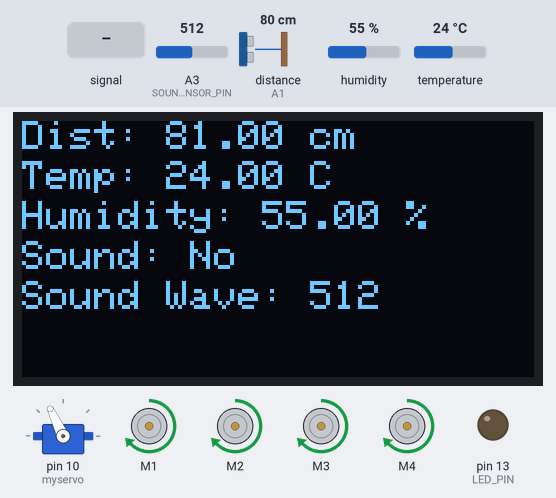
Recording of a sketch running on a simulated Arduino Uno, built with avr-gcc and run on an emulated ATmega328P. On the bench: 128×64 one-colour display, servo, 4 × DC motor (green arrow = forward, orange = backward, longer = faster), output pins drawn as LEDs (lit = HIGH). The test bench sets the inputs (shaded band); at power-on: distance to the obstacle (sensor on A1) 80 cm, A3 (SOUND_SENSOR_PIN) = 512, humidity 55 %, temperature 24 °C. The echo pulse lasts 58.3 µs per cm.

Above: at 3.4 s.
3.5 s: A3 (SOUND_SENSOR_PIN) fed a 200 Hz sine of ±81 counts around its level
At 3.68 s:
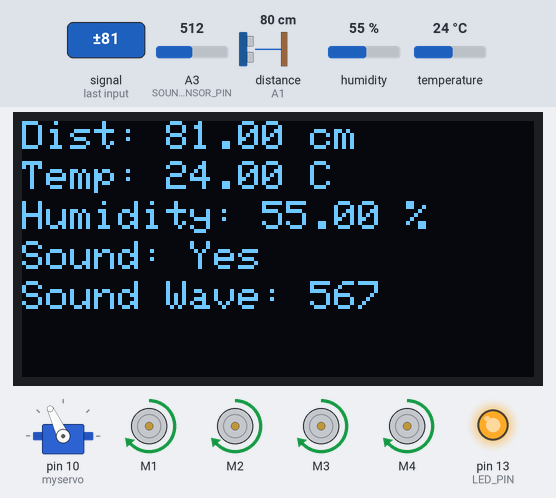
5.5 s: distance to the obstacle (sensor on A1) set to 2 cm
At 7.0 s:
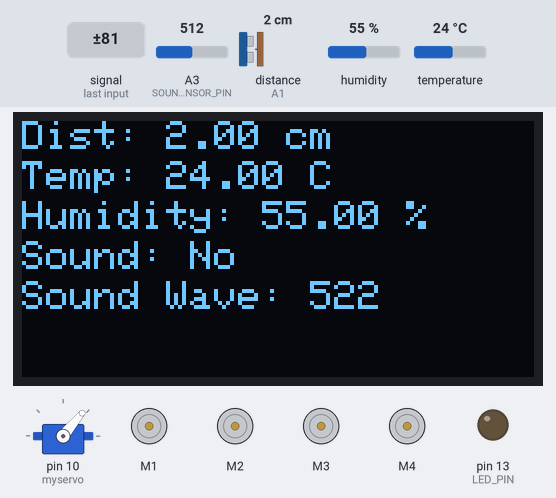
8.0 s: A3 (SOUND_SENSOR_PIN) set to 537
At 12.2 s:
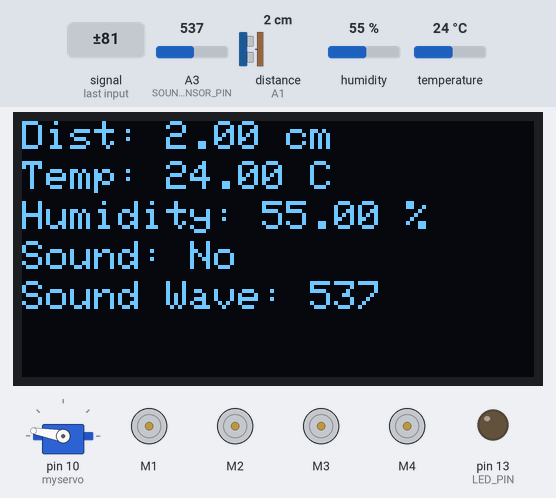
14.3 s: A3 (SOUND_SENSOR_PIN) set to 563
At 19.7 s:
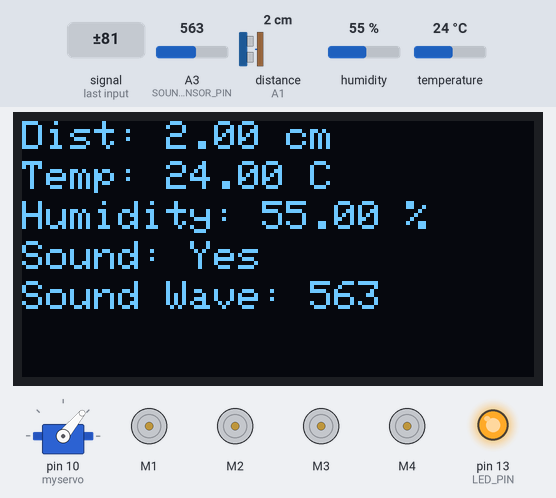
20.5 s: distance to the obstacle (sensor on A1) set to 13 cm
At 24.7 s:
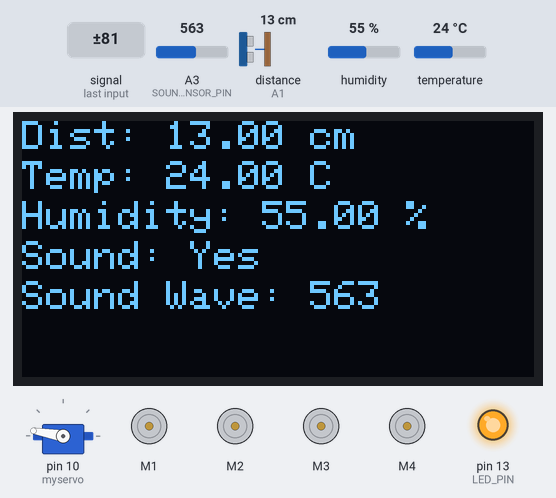
26.8 s: distance to the obstacle (sensor on A1) set to 17 cm
At 29.6 s:
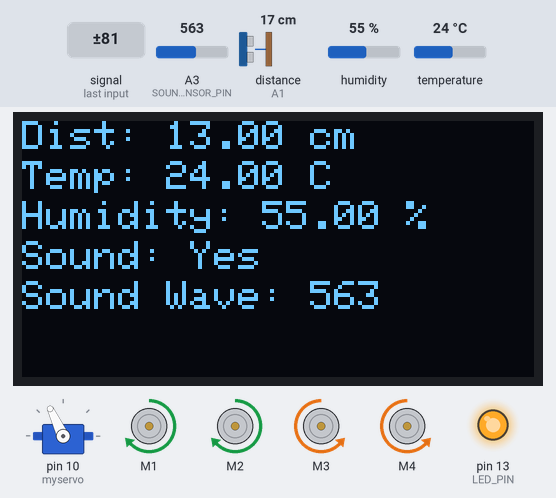
Timing chart, 0 to 31.8 s (numbered marks = the images above; inputs shaded):
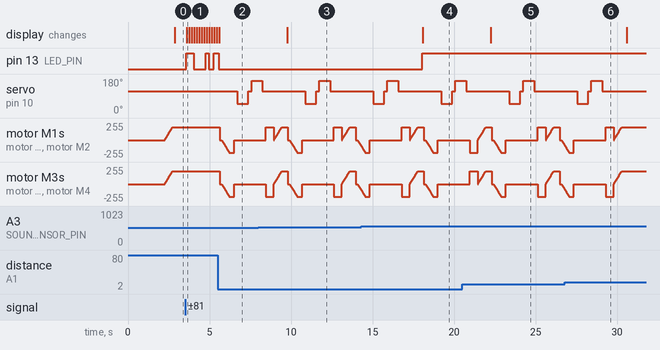

Measured:
- the behaviour switches between 544 and 545 on A3 (SOUND_SENSOR_PIN) (found by bisection; images 3 and 4)
- the behaviour switches between 15 and 16 cm on distance to the obstacle (sensor on A1) (found by bisection; images 5 and 6)
- after the input at 3.5 s, pin 13 (LED_PIN): goes HIGH 0.45 s, LOW 0.75 s, HIGH 0.17 s, LOW 0.30 s, then HIGH, starting after 0.08 s; the display: changes after 0.11 s (image 1)
- after the input at 5.5 s, servo on pin 10 (myservo): 115° → 50° after 1.2 s, → 115° 0.67 s later, → 170° 0.20 s later
- after the input at 14.3 s, pin 13 (LED_PIN): LOW → HIGH after 3.8 s; the display: changes after 3.8 s (image 4)
- after the input at 20.5 s, the display: changes after 1.8 s (image 5)
- after the input at 26.8 s, servo on pin 10 (myservo): goes on until 29.1 s, then stays 115°; motor M1, motor M2: goes on until 30.3 s, then stays forward 188/255

The sketch:

humidity_sound_sensor.ino
```cpp
#include <AFMotor.h>
#include <NewPing.h>
#include <Servo.h>
#include <Wire.h>
#include <Adafruit_GFX.h>
#include <Adafruit_SSD1306.h>
#include <DHT.h>

// OLED display settings
#define SCREEN_WIDTH 128
#define SCREEN_HEIGHT 64
Adafruit_SSD1306 display(SCREEN_WIDTH, SCREEN_HEIGHT, &Wire, -1);

#define TRIG_PIN A0
#define ECHO_PIN A1
#define MAX_DISTANCE 400
#define MAX_SPEED 190
#define MAX_SPEED_OFFSET 20

#define SOUND_SENSOR_PIN A3
#define LED_PIN 13

#define DHT_PIN 2
#define DHT_TYPE DHT11

NewPing sonar(TRIG_PIN, ECHO_PIN, MAX_DISTANCE);
DHT dht(DHT_PIN, DHT_TYPE);

AF_DCMotor motor1(1, MOTOR12_1KHZ);
AF_DCMotor motor2(2, MOTOR12_1KHZ);
AF_DCMotor motor3(3, MOTOR34_1KHZ);
AF_DCMotor motor4(4, MOTOR34_1KHZ);
Servo myservo;

boolean goesForward = false;
int distance = 250;
int speedSet = 0;

void setup() {
    Serial.begin(9600);

    if (!display.begin(SSD1306_SWITCHCAPVCC, 0x3C)) {
        Serial.println("SSD1306 initialization failed!");
        for (;;);
    }
    display.clearDisplay();
    dht.begin();

    pinMode(LED_PIN, OUTPUT);

    myservo.attach(10);
    myservo.write(115);
    delay(2000);

    distance = readPing();
    delay(100);
}

void loop() {
    int distanceR = 0;
    int distanceL = 0;
    delay(40);

    if (distance <= 15) {
        moveStop();
        delay(100);
        moveBackward();
        delay(300);
        moveStop();
        delay(200);

        distanceR = lookRight();
        delay(200);
        distanceL = lookLeft();
        delay(200);

        if (distanceR >= distanceL) {
            turnRight();
        } else {
            turnLeft();
        }
        delay(200);
    } else {
        moveForward();
    }

    distance = readPing();

    float temperature = dht.readTemperature();
    float humidity = dht.readHumidity();
    if (isnan(temperature) || isnan(humidity)) {
        temperature = 0.0;
        humidity = 0.0;
    }

    int soundValue = analogRead(SOUND_SENSOR_PIN);
    bool soundDetected = soundValue > 544;
    digitalWrite(LED_PIN, soundDetected ? HIGH : LOW);

    updateDisplay(distance, temperature, humidity, soundValue, soundDetected);
}

int readPing() {
    delay(70);
    int cm = sonar.ping_cm();
    return cm == 0 ? 250 : cm;
}

int lookRight() {
    myservo.write(50);
    delay(500);
    int distance = readPing();
    delay(100);
    myservo.write(115);
    return distance;
}

int lookLeft() {
    myservo.write(170);
    delay(500);
    int distance = readPing();
    delay(100);
    myservo.write(115);
    return distance;
}

void moveStop() {
    motor1.run(RELEASE);
    motor2.run(RELEASE);
    motor3.run(RELEASE);
    motor4.run(RELEASE);
}

void moveForward() {
    if (!goesForward) {
        goesForward = true;
        motor1.run(FORWARD);
        motor2.run(FORWARD);
        motor3.run(FORWARD);
        motor4.run(FORWARD);

        for (speedSet = 0; speedSet < MAX_SPEED; speedSet += 2) {
            motor1.setSpeed(speedSet);
            motor2.setSpeed(speedSet);
            motor3.setSpeed(speedSet);
            motor4.setSpeed(speedSet);
            delay(5);
        }
    }
}

void moveBackward() {
    goesForward = false;
    motor1.run(BACKWARD);
    motor2.run(BACKWARD);
    motor3.run(BACKWARD);
    motor4.run(BACKWARD);

    for (speedSet = 0; speedSet < MAX_SPEED; speedSet += 2) {
        motor1.setSpeed(speedSet);
        motor2.setSpeed(speedSet);
        motor3.setSpeed(speedSet);
        motor4.setSpeed(speedSet);
        delay(5);
    }
}

void turnRight() {
    motor1.run(FORWARD);
    motor2.run(FORWARD);
    motor3.run(BACKWARD);
    motor4.run(BACKWARD);
    delay(500);
    moveForward();
}

void turnLeft() {
    motor1.run(BACKWARD);
    motor2.run(BACKWARD);
    motor3.run(FORWARD);
    motor4.run(FORWARD);
    delay(500);
    moveForward();
}

void updateDisplay(float distance, float temperature, float humidity, int soundValue, bool soundDetected) {
    display.clearDisplay();
    display.setTextSize(1);
    display.setTextColor(SSD1306_WHITE);

    display.setCursor(0, 0);
    display.print("Dist: "); display.print(distance); display.println(" cm");

    display.setCursor(0, 10);
    display.print("Temp: "); display.print(temperature); display.println(" C");

    display.setCursor(0, 20);
    display.print("Humidity: "); display.print(humidity); display.println(" %");

    display.setCursor(0, 30);
    display.print("Sound: "); display.println(soundDetected ? "Yes" : "No");

    display.setCursor(0, 40);
    display.print("Sound Wave: "); display.println(soundValue);

    display.display();
}
```
